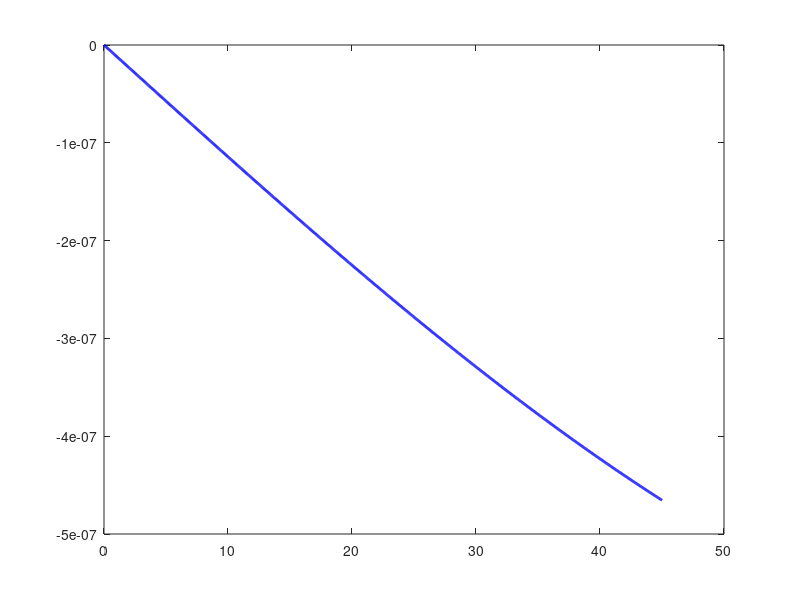

MATLAB code for this plot: (Note: this script raises an error after producing the figure.)
%By:    Shane Billingsley
%Class: ASEN 4018 Senior Projects
%Date:  Fall 2024

clear; clc;

const.rho = (6.967e-13+1.454e-13)/2;
const.cd = 2.2;                       %coefficient of drag
const.A = 2;                         %total cross sectional area
               
const.d = sqrt(2)/4;                  %distance to center, each side
const.m = 8;                          %mass of 8 kg for 6U cubesat
    
const.r = 6371;
    %const.a = const.r + [150;250;350;450;550]; %semimajor axis range in km
const.a = 6371 + 550;
const.mu = 3.986004418e5;             % grav parameter in km^3/s^2
const.T = 2.*pi.*sqrt(const.a.^3./const.mu);          %orbital period range in s
const.v = (2.*pi.*const.a)./const.T.*1000;        %velocity range in m/s

const.gamma = deg2rad(linspace(0,45,1000));         %cant angles
const.theta = deg2rad(2);
%const.R1 = const.L./cos(const.gamma);
%const.AR = 
    
const.F = 0.5.*const.rho.*const.v.^2.*const.cd.*const.A;           %drag force

gamma_1 = atan(0.05);
gamma_2 = atan(0.1);

tau = -const.F.*const.d.*sin(const.gamma).*sin(const.theta); %torque
accel = tau./(const.m.*(const.d.*cos(const.gamma)).^2);   %accel

figure();
plot(rad2deg(const.gamma),tau,'b','LineWidth',2);
line1 = xline(rad2deg(gamma_1),'r','LineWidth',2);
line2 = xline(rad2deg(gamma_2),'r','LineWidth',2);
legend([line1,line2],"5 cm height","10 cm height");
title("Torque vs. Angle");

figure();
plot(rad2deg(const.gamma),accel,'b','LineWidth',2);
%line1 = xline(rad2deg(gamma_1),'r','LineWidth',2);
%line2 = xline(rad2deg(gamma_2),'r','LineWidth',2);
%legend([line1,line2],"5 cm height","10 cm height");
yline(-((2*pi)/const.T^2));
title("Acceleration vs. Angle");
